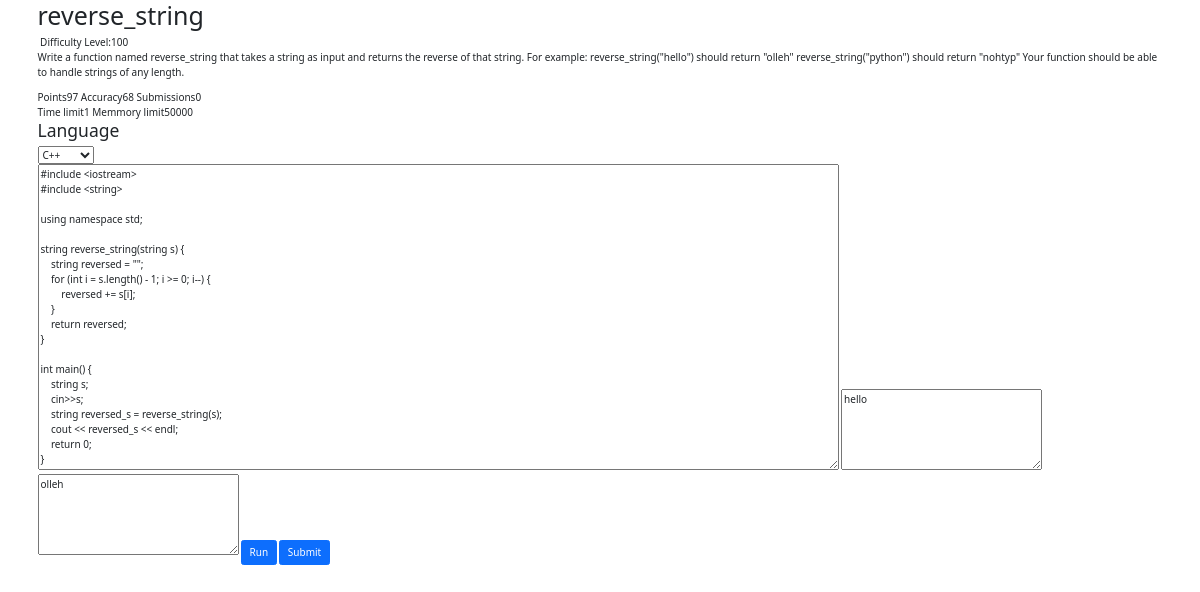
The page /question/1 (signed in) on the database as committed earlier.
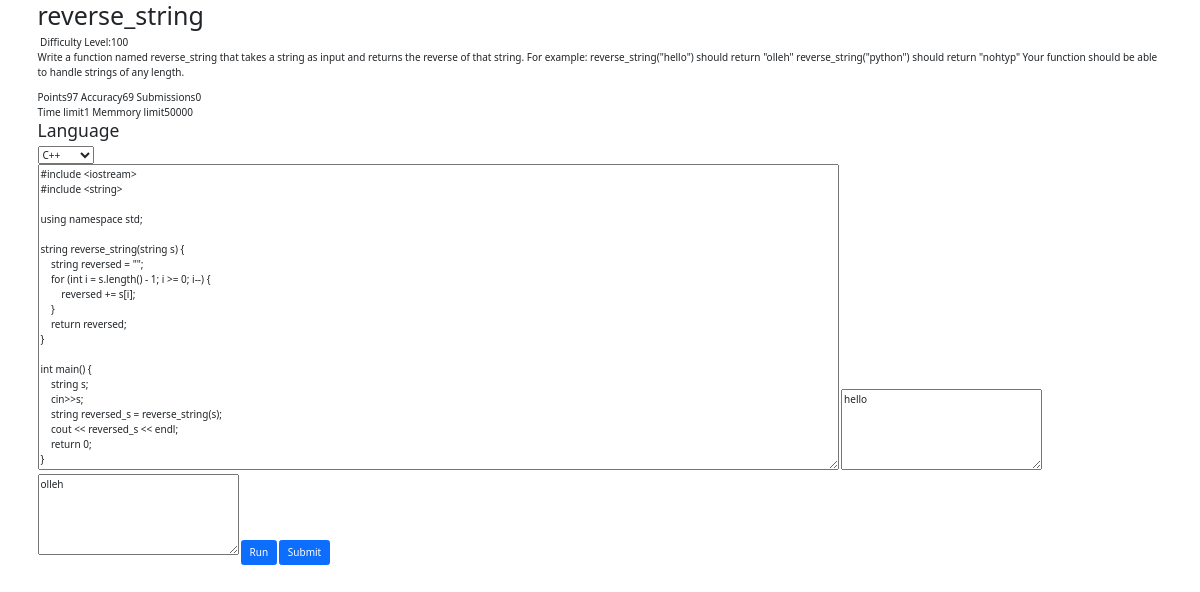
The same page on the database as committed later.
### app1/models.py (models this page shows, shortened)
class Question(models.Model):
    q_id = models.IntegerField(primary_key=True)
    q_title = models.CharField(max_length=40)
    q_descrp =models.TextField()
    q_ip_formate = models.TextField(null=True,blank=True)
    q_op_formate = models.TextField(null=True,blank=True)
    q_const = models.TextField(null=True,blank=True)
    q_sip = models.TextField(null=True,blank=True)
    q_sop = models.TextField(null=True,blank=True)
    q_diff_level = models.CharField( max_length=50)
    q_point = models.IntegerField(default=0)
    q_aqrcy = models.IntegerField(default=0)
    q_subns = models.IntegerField(default=0)
    q_time_limit = models.IntegerField(null=True,default=1)
    q_memory_limit = models.IntegerField(null=True,default=50000)
    def __str__(self):
        return f"{self.q_id}"

class Submission(models.Model):
    team = models.ForeignKey(Team, on_delete=models.CASCADE)
    player = models.ForeignKey(User, on_delete=models.CASCADE)
    q_id = models.ForeignKey(Question,on_delete=models.CASCADE)
    s_language = models.CharField(blank=True, max_length=50)
    s_code = models.TextField(null=True,blank=True)
    s_pt = models.IntegerField(default=0)
    s_time= models.DateTimeField(default = timezone.now)
    q_chices = (
        ('TLE','Time Limit Exceeded'),
        ('CE','Compilation Error'),
        ('RE','Runtime Error'),
    	('WA','Wrong Answer'),
        ('AC' ,'Accepted'),
    )
    q_status = models.CharField(max_length=5,choices=q_chices,blank=True,null=True)

### app1/views.py (the view)
# urls.py: path('question/', views.questions, name='questions'),
@login_required(login_url='login')
def question(request,id):
    context={}
    question = Question.objects.get(q_id=id)
    print("question",question)
    user = User.objects.get(username=request.user)
    player = Player.objects.get(user=user)
    team = Team.objects.get(user__username=request.user)
    print("team ",team)
    context["question"]=question
    context["player"]=player
    context["team"]=team
    try:
        submission = Submission.objects.filter(player=user,q_id=question,q_status="AC").last()
        context["user_code"]=submission.s_code
    except:
        try:
            submission = Submission.objects.filter(player=user,q_id=question).last()
            context["user_code"]=submission.s_code
        except:
            context["user_code"]=""
    try:
        if submission.s_language == "cpp":
            context["code_lang_cpp"]="cpp"
        if submission.s_language == "c":
            context["code_lang_c"]="c"
    except:
        pass
    return render(request,"app1/question.html",context)

### app1/models.py (called while the page is built)
    def __str__(self) -> str:
        return f"{self.id}"

### app1/templates/app1/question.html (shortened to what this page needs)
{% extends 'app1/base.html' %}
{% load static %}
{% block "codeblock" %}
<div class="container">
<div class="box">
    <div class="questiontitle">
        <h1>{{question.q_title}}</h1>&nbsp;<span><span>Difficulty Level:</span>{{question.q_diff_level}}</span>
    </div>
    <div class="questiondes">
        {{question.q_descrp}}
    </div>
    <div class="other1">
        <span>Points</span>{{question.q_point}}
        <span>Accuracy</span>{{question.q_aqrcy}}
        <span>Submissions</span>{{question.q_subns}}
    </div>
    <div class="other2">
        <span>Time limit</span>{{question.q_time_limit}}
        <span>Memmory limit</span>{{question.q_memory_limit}}
    </div>
</div>
<div class="testip">
    <form action="" method="POST" id="code_form">
        <div>
            <h3>Language</h3>
            <select name="language" id="code_lang">
                <option value="cpp" {% if code_lang_cpp %}selected{% endif %}>C++</option>
            </select>
        </div>
        <textarea name="user_code" id="user_code" cols="130" rows="20" placeholder="#Enter your code here">{{user_code}}</textarea>
        <textarea name="test_ip" id="testip" cols="30" rows="5" placeholder="Input">{{question.q_sip}}</textarea>
        <textarea name="test_op" id="testop" cols="30" rows="5" placeholder="Output">{{question.q_sop}}</textarea>
        <input type="button" value="Run" id="run_code" class="btn btn-primary" >
        <input type="button" value="Submit" id="submit_code" class="btn btn-primary" >
    </form>
</div>
</div>
{% endblock "codeblock" %}

Rows that differ between the two databases and show on the page:
changed Question "reverse_string": q_aqrcy "68" → "69"
